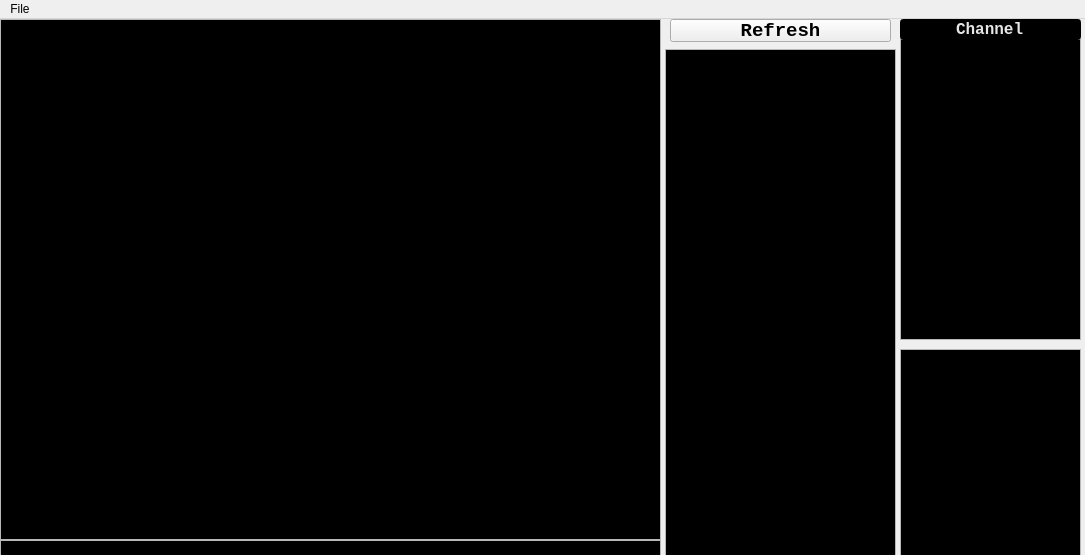
<?xml version="1.0" encoding="UTF-8"?>
<ui version="4.0">
 <class>MainGUI</class>
 <widget class="QMainWindow" name="MainGUI">
  <property name="geometry">
   <rect>
    <x>0</x>
    <y>0</y>
    <width>1085</width>
    <height>555</height>
   </rect>
  </property>
  <property name="minimumSize">
   <size>
    <width>500</width>
    <height>200</height>
   </size>
  </property>
  <property name="windowTitle">
   <string>GProxy GhostGraz v2.0</string>
  </property>
  <property name="windowIcon">
   <iconset resource="resources.qrc">
    <normaloff>:/images/GProxy.gif</normaloff>:/images/GProxy.gif</iconset>
  </property>
  <widget class="QWidget" name="centralwidget">
   <property name="palette">
    <palette>
     <active>
      <colorrole role="Text">
       <brush brushstyle="SolidPattern">
        <color alpha="255">
         <red>230</red>
         <green>230</green>
         <blue>230</blue>
        </color>
       </brush>
      </colorrole>
      <colorrole role="Base">
       <brush brushstyle="SolidPattern">
        <color alpha="255">
         <red>0</red>
         <green>0</green>
         <blue>0</blue>
        </color>
       </brush>
      </colorrole>
     </active>
     <inactive>
      <colorrole role="Text">
       <brush brushstyle="SolidPattern">
        <color alpha="255">
         <red>230</red>
         <green>230</green>
         <blue>230</blue>
        </color>
       </brush>
      </colorrole>
      <colorrole role="Base">
       <brush brushstyle="SolidPattern">
        <color alpha="255">
         <red>0</red>
         <green>0</green>
         <blue>0</blue>
        </color>
       </brush>
      </colorrole>
     </inactive>
     <disabled>
      <colorrole role="Text">
       <brush brushstyle="SolidPattern">
        <color alpha="255">
         <red>120</red>
         <green>120</green>
         <blue>120</blue>
        </color>
       </brush>
      </colorrole>
      <colorrole role="Base">
       <brush brushstyle="SolidPattern">
        <color alpha="255">
         <red>255</red>
         <green>255</green>
         <blue>255</blue>
        </color>
       </brush>
      </colorrole>
     </disabled>
    </palette>
   </property>
   <property name="font">
    <font>
     <family>Courier New</family>
     <pointsize>14</pointsize>
     <weight>75</weight>
     <bold>true</bold>
    </font>
   </property>
   <widget class="QTextEdit" name="outputField">
    <property name="enabled">
     <bool>true</bool>
    </property>
    <property name="geometry">
     <rect>
      <x>0</x>
      <y>0</y>
      <width>661</width>
      <height>521</height>
     </rect>
    </property>
    <property name="font">
     <font>
      <family>Arial</family>
      <pointsize>9</pointsize>
      <weight>50</weight>
      <bold>false</bold>
     </font>
    </property>
    <property name="focusPolicy">
     <enum>Qt::ClickFocus</enum>
    </property>
    <property name="autoFillBackground">
     <bool>true</bool>
    </property>
    <property name="readOnly">
     <bool>true</bool>
    </property>
    <property name="html">
     <string>&lt;!DOCTYPE HTML PUBLIC &quot;-//W3C//DTD HTML 4.0//EN&quot; &quot;http://www.w3.org/TR/REC-html40/strict.dtd&quot;&gt;
&lt;html&gt;&lt;head&gt;&lt;meta name=&quot;qrichtext&quot; content=&quot;1&quot; /&gt;&lt;style type=&quot;text/css&quot;&gt;
p, li { white-space: pre-wrap; }
&lt;/style&gt;&lt;/head&gt;&lt;body style=&quot; font-family:'Arial'; font-size:9pt; font-weight:400; font-style:normal;&quot;&gt;
&lt;p style=&quot;-qt-paragraph-type:empty; margin-top:0px; margin-bottom:0px; margin-left:0px; margin-right:0px; -qt-block-indent:0; text-indent:0px; font-family:'Terminal'; font-size:12pt; font-weight:600;&quot;&gt;&lt;/p&gt;&lt;/body&gt;&lt;/html&gt;</string>
    </property>
    <property name="acceptRichText">
     <bool>false</bool>
    </property>
    <property name="textInteractionFlags">
     <set>Qt::TextSelectableByMouse</set>
    </property>
   </widget>
   <widget class="QPlainTextEdit" name="inputField">
    <property name="geometry">
     <rect>
      <x>0</x>
      <y>521</y>
      <width>661</width>
      <height>31</height>
     </rect>
    </property>
    <property name="font">
     <font>
      <family>Courier New</family>
      <pointsize>10</pointsize>
     </font>
    </property>
    <property name="styleSheet">
     <string notr="true"/>
    </property>
    <property name="plainText">
     <string/>
    </property>
   </widget>
   <widget class="ClickableListWidget" name="channelList">
    <property name="geometry">
     <rect>
      <x>900</x>
      <y>20</y>
      <width>181</width>
      <height>301</height>
     </rect>
    </property>
    <property name="contextMenuPolicy">
     <enum>Qt::CustomContextMenu</enum>
    </property>
    <property name="editTriggers">
     <set>QAbstractItemView::NoEditTriggers</set>
    </property>
    <property name="selectionMode">
     <enum>QAbstractItemView::SingleSelection</enum>
    </property>
   </widget>
   <widget class="ClickableListWidget" name="friendList">
    <property name="geometry">
     <rect>
      <x>900</x>
      <y>330</y>
      <width>181</width>
      <height>221</height>
     </rect>
    </property>
    <property name="contextMenuPolicy">
     <enum>Qt::CustomContextMenu</enum>
    </property>
    <property name="editTriggers">
     <set>QAbstractItemView::NoEditTriggers</set>
    </property>
    <property name="selectionMode">
     <enum>QAbstractItemView::NoSelection</enum>
    </property>
   </widget>
   <widget class="ClickableListWidget" name="gameList">
    <property name="geometry">
     <rect>
      <x>665</x>
      <y>30</y>
      <width>231</width>
      <height>521</height>
     </rect>
    </property>
    <property name="contextMenuPolicy">
     <enum>Qt::NoContextMenu</enum>
    </property>
    <property name="horizontalScrollBarPolicy">
     <enum>Qt::ScrollBarAlwaysOff</enum>
    </property>
    <property name="editTriggers">
     <set>QAbstractItemView::NoEditTriggers</set>
    </property>
    <property name="selectionMode">
     <enum>QAbstractItemView::SingleSelection</enum>
    </property>
   </widget>
   <widget class="QLineEdit" name="channelField">
    <property name="geometry">
     <rect>
      <x>900</x>
      <y>0</y>
      <width>181</width>
      <height>21</height>
     </rect>
    </property>
    <property name="palette">
     <palette>
      <active>
       <colorrole role="Base">
        <brush brushstyle="SolidPattern">
         <color alpha="255">
          <red>0</red>
          <green>0</green>
          <blue>0</blue>
         </color>
        </brush>
       </colorrole>
       <colorrole role="Window">
        <brush brushstyle="SolidPattern">
         <color alpha="255">
          <red>0</red>
          <green>0</green>
          <blue>0</blue>
         </color>
        </brush>
       </colorrole>
      </active>
      <inactive>
       <colorrole role="Base">
        <brush brushstyle="SolidPattern">
         <color alpha="255">
          <red>0</red>
          <green>0</green>
          <blue>0</blue>
         </color>
        </brush>
       </colorrole>
       <colorrole role="Window">
        <brush brushstyle="SolidPattern">
         <color alpha="255">
          <red>0</red>
          <green>0</green>
          <blue>0</blue>
         </color>
        </brush>
       </colorrole>
      </inactive>
      <disabled>
       <colorrole role="Base">
        <brush brushstyle="SolidPattern">
         <color alpha="255">
          <red>0</red>
          <green>0</green>
          <blue>0</blue>
         </color>
        </brush>
       </colorrole>
       <colorrole role="Window">
        <brush brushstyle="SolidPattern">
         <color alpha="255">
          <red>0</red>
          <green>0</green>
          <blue>0</blue>
         </color>
        </brush>
       </colorrole>
      </disabled>
     </palette>
    </property>
    <property name="font">
     <font>
      <family>Courier New</family>
      <pointsize>12</pointsize>
      <weight>75</weight>
      <bold>true</bold>
     </font>
    </property>
    <property name="cursor">
     <cursorShape>BlankCursor</cursorShape>
    </property>
    <property name="text">
     <string>Channel</string>
    </property>
    <property name="alignment">
     <set>Qt::AlignCenter</set>
    </property>
    <property name="readOnly">
     <bool>true</bool>
    </property>
   </widget>
   <widget class="QPushButton" name="refreshButton">
    <property name="geometry">
     <rect>
      <x>670</x>
      <y>0</y>
      <width>221</width>
      <height>23</height>
     </rect>
    </property>
    <property name="text">
     <string>Refresh</string>
    </property>
   </widget>
  </widget>
  <widget class="QMenuBar" name="menuBar">
   <property name="geometry">
    <rect>
     <x>0</x>
     <y>0</y>
     <width>1085</width>
     <height>21</height>
    </rect>
   </property>
   <widget class="QMenu" name="menuFile">
    <property name="title">
     <string>File</string>
    </property>
    <addaction name="actionOptions"/>
    <addaction name="separator"/>
    <addaction name="actionExit"/>
   </widget>
   <addaction name="menuFile"/>
  </widget>
  <action name="actionOptions">
   <property name="icon">
    <iconset resource="resources.qrc">
     <normaloff>:/images/Tool.png</normaloff>:/images/Tool.png</iconset>
   </property>
   <property name="text">
    <string>Options</string>
   </property>
  </action>
  <action name="actionExit">
   <property name="icon">
    <iconset resource="resources.qrc">
     <normaloff>:/images/Cancel.png</normaloff>:/images/Cancel.png</iconset>
   </property>
   <property name="text">
    <string>Exit</string>
   </property>
  </action>
 </widget>
 <customwidgets>
  <customwidget>
   <class>ClickableListWidget</class>
   <extends>QListWidget</extends>
   <header>widget/ClickableListWidget.h</header>
   <slots>
    <signal>clicked(QMouseEvent*)</signal>
   </slots>
  </customwidget>
 </customwidgets>
 <resources>
  <include location="resources.qrc"/>
 </resources>
 <connections>
  <connection>
   <sender>actionOptions</sender>
   <signal>triggered()</signal>
   <receiver>MainGUI</receiver>
   <slot>showConfigDialog()</slot>
   <hints>
    <hint type="sourcelabel">
     <x>-1</x>
     <y>-1</y>
    </hint>
    <hint type="destinationlabel">
     <x>542</x>
     <y>277</y>
    </hint>
   </hints>
  </connection>
  <connection>
   <sender>actionExit</sender>
   <signal>triggered()</signal>
   <receiver>MainGUI</receiver>
   <slot>close()</slot>
   <hints>
    <hint type="sourcelabel">
     <x>-1</x>
     <y>-1</y>
    </hint>
    <hint type="destinationlabel">
     <x>542</x>
     <y>277</y>
    </hint>
   </hints>
  </connection>
  <connection>
   <sender>gameList</sender>
   <signal>clicked(QMouseEvent*)</signal>
   <receiver>MainGUI</receiver>
   <slot>onGameListItemClicked(QMouseEvent*)</slot>
   <hints>
    <hint type="sourcelabel">
     <x>780</x>
     <y>311</y>
    </hint>
    <hint type="destinationlabel">
     <x>542</x>
     <y>277</y>
    </hint>
   </hints>
  </connection>
  <connection>
   <sender>inputField</sender>
   <signal>textChanged()</signal>
   <receiver>MainGUI</receiver>
   <slot>onInputFieldTextChanged()</slot>
   <hints>
    <hint type="sourcelabel">
     <x>330</x>
     <y>557</y>
    </hint>
    <hint type="destinationlabel">
     <x>542</x>
     <y>277</y>
    </hint>
   </hints>
  </connection>
  <connection>
   <sender>channelField</sender>
   <signal>textChanged(QString)</signal>
   <receiver>MainGUI</receiver>
   <slot>onChannelChanged()</slot>
   <hints>
    <hint type="sourcelabel">
     <x>990</x>
     <y>31</y>
    </hint>
    <hint type="destinationlabel">
     <x>542</x>
     <y>277</y>
    </hint>
   </hints>
  </connection>
  <connection>
   <sender>channelList</sender>
   <signal>customContextMenuRequested(QPoint)</signal>
   <receiver>MainGUI</receiver>
   <slot>onChannelContextMenu(QPoint)</slot>
   <hints>
    <hint type="sourcelabel">
     <x>990</x>
     <y>191</y>
    </hint>
    <hint type="destinationlabel">
     <x>542</x>
     <y>277</y>
    </hint>
   </hints>
  </connection>
  <connection>
   <sender>friendList</sender>
   <signal>customContextMenuRequested(QPoint)</signal>
   <receiver>MainGUI</receiver>
   <slot>onFriendsContextMenu(QPoint)</slot>
   <hints>
    <hint type="sourcelabel">
     <x>990</x>
     <y>461</y>
    </hint>
    <hint type="destinationlabel">
     <x>542</x>
     <y>277</y>
    </hint>
   </hints>
  </connection>
  <connection>
   <sender>refreshButton</sender>
   <signal>clicked()</signal>
   <receiver>MainGUI</receiver>
   <slot>onRefreshButtonClicked()</slot>
   <hints>
    <hint type="sourcelabel">
     <x>780</x>
     <y>32</y>
    </hint>
    <hint type="destinationlabel">
     <x>542</x>
     <y>277</y>
    </hint>
   </hints>
  </connection>
  <connection>
   <sender>channelList</sender>
   <signal>clicked(QMouseEvent*)</signal>
   <receiver>MainGUI</receiver>
   <slot>onChannellistItemClicked(QMouseEvent*)</slot>
   <hints>
    <hint type="sourcelabel">
     <x>990</x>
     <y>191</y>
    </hint>
    <hint type="destinationlabel">
     <x>542</x>
     <y>277</y>
    </hint>
   </hints>
  </connection>
  <connection>
   <sender>friendList</sender>
   <signal>clicked(QMouseEvent*)</signal>
   <receiver>MainGUI</receiver>
   <slot>onFriendlistItemClicked(QMouseEvent*)</slot>
   <hints>
    <hint type="sourcelabel">
     <x>990</x>
     <y>461</y>
    </hint>
    <hint type="destinationlabel">
     <x>542</x>
     <y>277</y>
    </hint>
   </hints>
  </connection>
 </connections>
 <slots>
  <slot>showConfigDialog()</slot>
  <slot>onGameListItemClicked(QMouseEvent*)</slot>
  <slot>onInputFieldTextChanged()</slot>
  <slot>onChannelChanged()</slot>
  <slot>onRefreshButtonClicked()</slot>
  <slot>onChannelContextMenu(QPoint)</slot>
  <slot>onFriendsContextMenu(QPoint)</slot>
  <slot>onChannellistItemClicked(QMouseEvent*)</slot>
  <slot>onFriendlistItemClicked(QMouseEvent*)</slot>
 </slots>
</ui>
